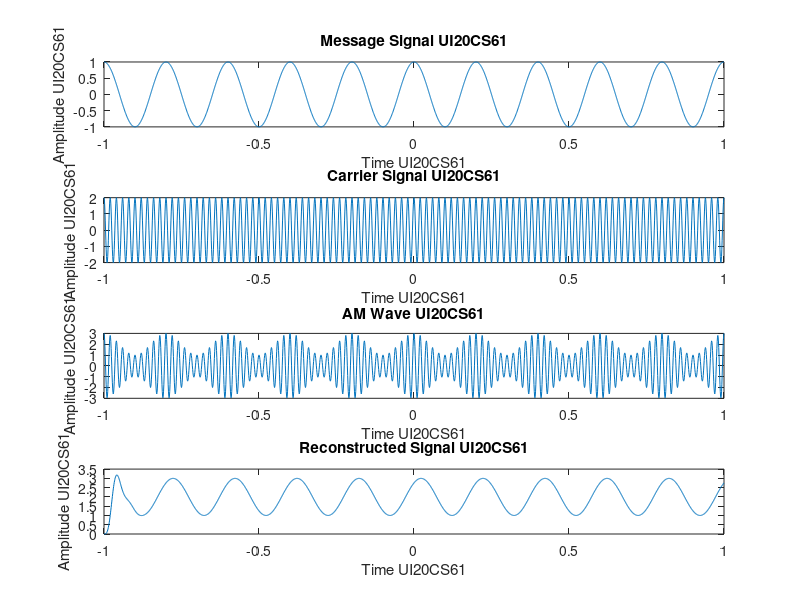

Source code (MATLAB):
clc;
clear all;
pkg load signal;

Ec=2;Em=1;

Fm=5;Fc=50;
t=[-1:0.001:1];
m=Em/Ec;

em=Em*cos(2*pi*Fm*t);
ec=Ec*cos(2*pi*Fc*t);
S = Ec*[1 + m*cos(2*pi*Fm*t)].*cos(2*pi*Fc*t) ; 

%CARRIER SIGNAL%
subplot(4,1,2);
plot(t,ec);
xlabel('Time UI20CS61');
ylabel('Amplitude UI20CS61');
title('Carrier Signal UI20CS61');


%AM Wave%
subplot(4,1,3);
plot(t,S);
xlabel('Time UI20CS61');
ylabel('Amplitude UI20CS61');
title('AM Wave UI20CS61');

%MESSAGE SIGNAL%
subplot(4,1,1);
plot(t,em);
xlabel('Time UI20CS61'); 
ylabel('Amplitude UI20CS61');
title('Message Signal UI20CS61');


%RECONSTRUCTION%
D = S.*ec; 
[B,A] = butter(5,1/22,'low'); 
F = filter(B,A,D);
subplot(4,1,4);
plot(t,F);
xlabel('Time UI20CS61');
ylabel('Amplitude UI20CS61');
title('Reconstructed Signal UI20CS61');